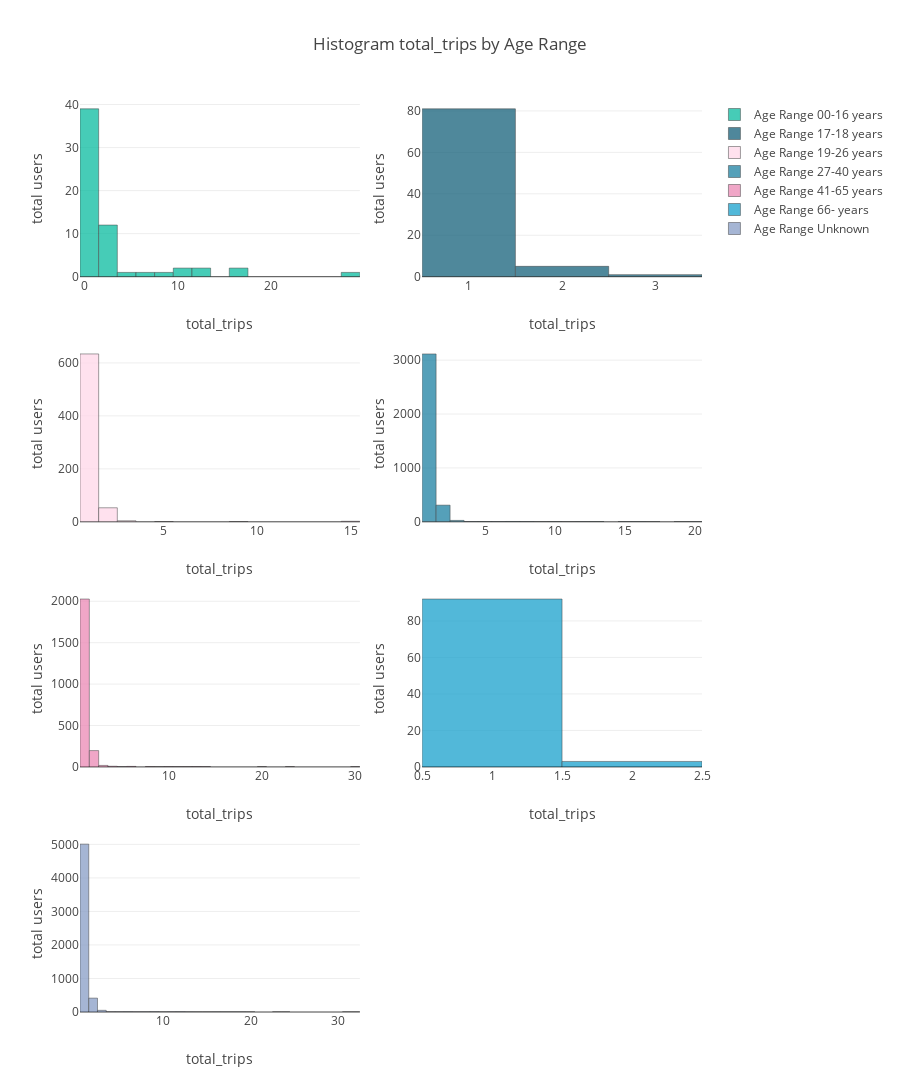

Notebook code cell kept with this figure:
### Markdown cell above
### Distribución por total_trips y ageRange

### Code cell
filter_var = {'name':'desc_ageRange', 'desc': 'Age Range'}
x_var = 'total_trips'
cols = 2
  
generateHistogram(filter_var, x_var, dfUsers, cols)

### Figure 1 — Plotly figure (JSON) as saved in the notebook; plotly's stock layout.template omitted (floating-point values rounded to 4 significant figures; data arrays with more than 128 entries replaced by an {"elided": "..."} marker saying what was removed)
{"data": [{"opacity": 0.75, "name": "Age Range 00-16 years", "yaxis": "y", "xaxis": "x", "marker": {"color": "#09BB9F", "line": {"color": "black", "width": 0.5}}, "x": [1, 1, 1, 1, 1, 1, 2, 1, 1, 1, 1, 1, 6, 1, 1, 1, 2, 1, 4, 2, 1, 3, 1, 1, 1, 16, 2, 2, 1, 1, 1, 3, 1, 1, 10, 1, 2, 8, 1, 1, 1, 1, 1, 12, 10, 1, 3, 1, 1, 3, 2, 1, 1, 2, 1, 13, 1, 17, 1, 1, 29], "type": "histogram", "uid": "abd8c663-c742-4e8f-9ad8-7971e4ec1350"}, {"opacity": 0.75, "name": "Age Range 17-18 years", "yaxis": "y2", "xaxis": "x2", "marker": {"color": "#15607A", "line": {"color": "black", "width": 0.5}}, "x": [1, 1, 1, 1, 1, 1, 1, 1, 1, 1, 3, 1, 1, 1, 1, 1, 1, 1, 1, 2, 1, 1, 1, 1, 1, 1, 1, 1, 1, 1, 1, 1, 1, 1, 2, 1, 1, 1, 1, 1, 1, 1, 1, 1, 1, 1, 1, 1, 1, 1, 2, 1, 1, 1, 1, 1, 1, 1, 1, 1, 1, 1, 1, 1, 1, 1, 1, 1, 1, 1, 1, 1, 1, 1, 1, 1, 1, 1, 1, 1, 1, 2, 1, 1, 1, 1, 2], "type": "histogram", "uid": "fa0f5284-92d1-4f57-868e-1603b3f24ff0"}, {"opacity": 0.75, "name": "Age Range 19-26 years", "yaxis": "y3", "xaxis": "x3", "marker": {"color": "#FFD7E9", "line": {"color": "black", "width": 0.5}}, "x": {"elided": "695 int values"}, "type": "histogram", "uid": "a585867b-8328-48a7-93c8-d00f52dc2cf3"}, {"opacity": 0.75, "name": "Age Range 27-40 years", "yaxis": "y4", "xaxis": "x4", "marker": {"color": "#1D81A2", "line": {"color": "black", "width": 0.5}}, "x": {"elided": "3491 int values"}, "type": "histogram", "uid": "049c0300-c897-4b2c-9c59-93e75e17f5ca"}, {"opacity": 0.75, "name": "Age Range 41-65 years", "yaxis": "y5", "xaxis": "x5", "marker": {"color": "#EB89B5", "line": {"color": "black", "width": 0.5}}, "x": {"elided": "2276 int values"}, "type": "histogram", "uid": "2520bb21-7954-4a73-808a-11018910babe"}, {"opacity": 0.75, "name": "Age Range 66- years", "yaxis": "y6", "xaxis": "x6", "marker": {"color": "#18A1CD", "line": {"color": "black", "width": 0.5}}, "x": [1, 1, 1, 1, 1, 1, 1, 1, 1, 1, 1, 1, 1, 1, 1, 1, 1, 1, 1, 1, 1, 1, 1, 1, 1, 1, 1, 1, 1, 1, 1, 1, 1, 1, 1, 1, 1, 1, 1, 1, 1, 1, 1, 1, 1, 1, 1, 1, 1, 1, 1, 1, 1, 1, 1, 1, 2, 1, 1, 1, 1, 1, 1, 1, 1, 1, 1, 1, 2, 1, 1, 1, 1, 1, 1, 1, 1, 1, 1, 1, 1, 1, 1, 1, 1, 1, 1, 1, 2, 1, 1, 1, 1, 1, 1], "type": "histogram", "uid": "b94bcebe-d447-4bf4-a153-aa549b9531c0"}, {"opacity": 0.75, "name": "Age Range Unknown", "yaxis": "y7", "xaxis": "x7", "marker": {"color": "#879DC6", "line": {"color": "black", "width": 0.5}}, "x": {"elided": "5531 int values"}, "type": "histogram", "uid": "32a3a87f-c4be-4fe3-a063-302daf3eec33"}], "layout": {"showlegend": true, "yaxis6": {"domain": [0.2687, 0.4625], "anchor": "x6", "title": {"text": "total users"}}, "yaxis": {"domain": [0.8063, 1], "anchor": "x", "title": {"text": "total users"}}, "xaxis7": {"domain": [0, 0.45], "anchor": "y7", "title": {"text": "total_trips"}}, "xaxis6": {"domain": [0.55, 1], "anchor": "y6", "title": {"text": "total_trips"}}, "xaxis5": {"domain": [0, 0.45], "anchor": "y5", "title": {"text": "total_trips"}}, "xaxis4": {"domain": [0.55, 1], "anchor": "y4", "title": {"text": "total_trips"}}, "xaxis3": {"domain": [0, 0.45], "anchor": "y3", "title": {"text": "total_trips"}}, "xaxis2": {"domain": [0.55, 1], "anchor": "y2", "title": {"text": "total_trips"}}, "xaxis8": {"domain": [0.55, 1], "anchor": "y8"}, "yaxis2": {"domain": [0.8063, 1], "anchor": "x2", "title": {"text": "total users"}}, "yaxis3": {"domain": [0.5375, 0.7312], "anchor": "x3", "title": {"text": "total users"}}, "yaxis4": {"domain": [0.5375, 0.7312], "anchor": "x4", "title": {"text": "total users"}}, "yaxis5": {"domain": [0.2687, 0.4625], "anchor": "x5", "title": {"text": "total users"}}, "xaxis": {"domain": [0, 0.45], "anchor": "y", "title": {"text": "total_trips"}}, "yaxis7": {"domain": [0, 0.1938], "anchor": "x7", "title": {"text": "total users"}}, "yaxis8": {"domain": [0, 0.1938], "anchor": "x8"}, "title": {"text": "Histogram total_trips by Age Range"}, "height": 1600}}
